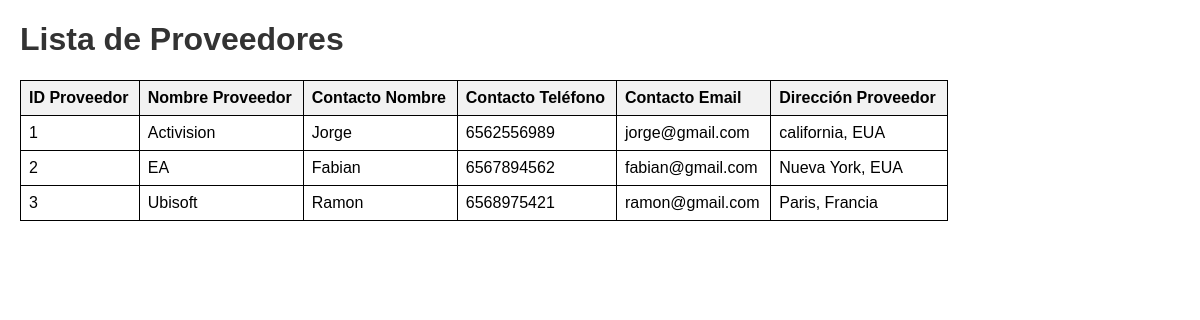
Screenshot of /proveedores/ with the database file from the repository.
### app_proveedores/models.py (models this page shows, shortened)
class Proveedor(models.Model):
    ID_Proveedor = models.AutoField(primary_key=True)
    Nombre_Proveedor = models.CharField(max_length=100)
    Contacto_Nombre = models.CharField(max_length=100)
    Contacto_Telefono = models.CharField(max_length=20, blank=True, null=True) # Opcional
    Contacto_Email = models.EmailField(blank=True, null=True) # Opcional, Django valida email
    Direccion_Proveedor = models.CharField(max_length=255, blank=True, null=True) # Opcional
    class Meta:
        verbose_name = "Proveedor"
        verbose_name_plural = "Proveedores"
        ordering = ['Nombre_Proveedor'] # Ordenar por nombre por defecto

### app_proveedores/views.py (the view)
# urls.py: path('', views.index, name='index'), # La URL raíz de la aplicación ('/proveedores/' o '/')
def index(request):
    proveedores_lista = Proveedor.objects.all() # Cambié el nombre de la variable para evitar confusión
    context = {
        'proveedores': proveedores_lista # <--- ¡Aquí pasamos la lista con la clave 'proveedores'!
    }
    return render(request, 'app_proveedores/index.html', context)

### app_proveedores/templates/app_proveedores/index.html (shortened to what this page needs)
<!DOCTYPE html>
<html lang="es">
<head>
</head>
<body>
    <h1>Lista de Proveedores</h1>
    <table>
        <tr>
            <th>ID Proveedor</th>
            <th>Nombre Proveedor</th>
            <th>Contacto Nombre</th>
            <th>Contacto Teléfono</th>
            <th>Contacto Email</th>
            <th>Dirección Proveedor</th>
        </tr>
        {% for proveedor in proveedores %}
        <tr>
            <td>{{ proveedor.ID_Proveedor }}</td>
            <td>{{ proveedor.Nombre_Proveedor }}</td>
            <td>{{ proveedor.Contacto_Nombre }}</td>
            <td>{{ proveedor.Contacto_Telefono|default:"N/A" }}</td>
            <td>{{ proveedor.Contacto_Email|default:"N/A" }}</td>
            <td>{{ proveedor.Direccion_Proveedor|default:"N/A" }}</td>
        </tr>
        {% empty %}
        <tr>
            <td colspan="6">No hay proveedores registrados.</td>
        </tr>
        {% endfor %}
    </table>
</body>
</html>

### app_proveedores/templates/app_proveedores/index.html (style rules this page uses)
body { font-family: Arial, sans-serif; margin: 20px; }
table { width: 80%; border-collapse: collapse; margin-top: 20px; }
th, td { border: 1px solid black; padding: 8px; text-align: left; }
th { background-color: #f2f2f2; }
h1 { color: #333; }

### rows the page displays
Proveedor: ID_Proveedor "1", Nombre_Proveedor "Activision", Contacto_Nombre "Jorge", Contacto_Telefono "6562556989", Contacto_Email "jorge@gmail.com", Direccion_Proveedor "california, EUA"
Proveedor: ID_Proveedor "2", Nombre_Proveedor "EA", Contacto_Nombre "Fabian", Contacto_Telefono "6567894562", Contacto_Email "fabian@gmail.com", Direccion_Proveedor "Nueva York, EUA"
Proveedor: ID_Proveedor "3", Nombre_Proveedor "Ubisoft", Contacto_Nombre "Ramon", Contacto_Telefono "6568975421", Contacto_Email "ramon@gmail.com", Direccion_Proveedor "Paris, Francia"
